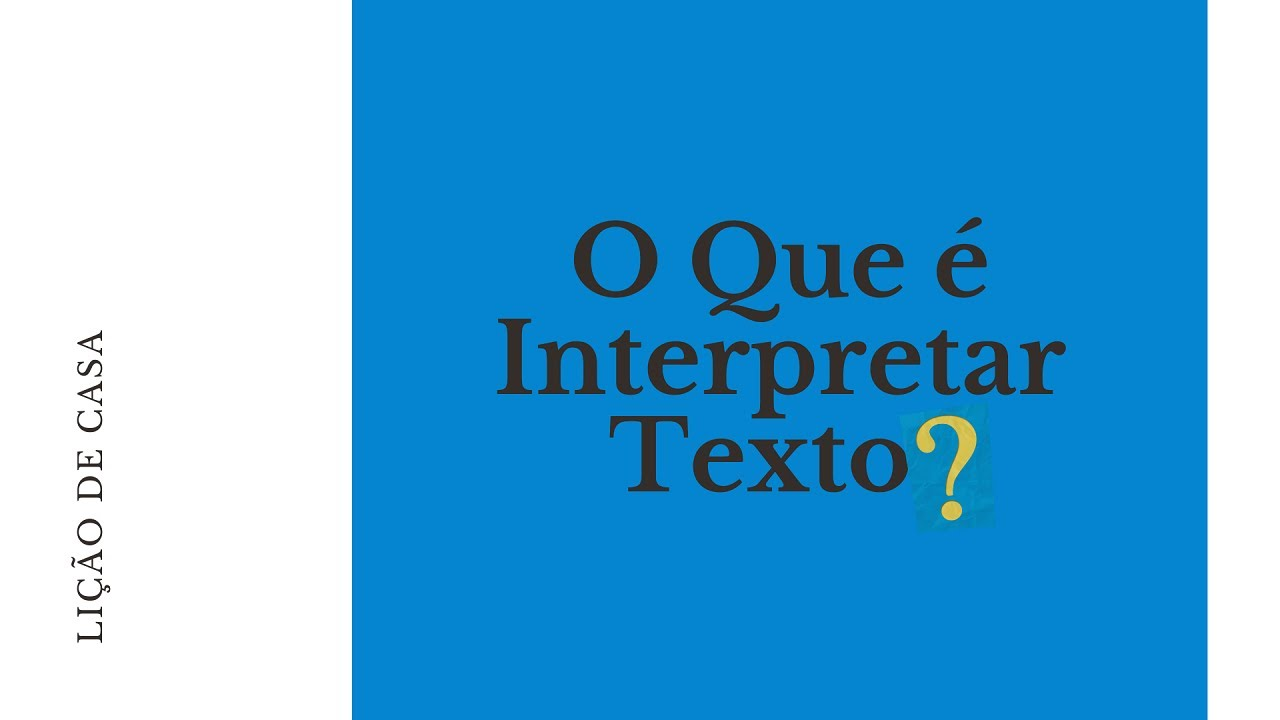
#> input picture test.jpg, 1280 x 720 px
$ python main.py
#> lines starting #> are read from the running program, lines starting #| are printed output that depends on the picture; after the words box and inside, x2 and y2 are one past the last pixel; in counts of white or black regions, pixels touching at a corner belong together
#OCR
import PIL.Image
import PIL.ImageEnhance
import PIL.ImageFilter
import pytesseract as ocr
#Referenciar exe tesseract
ocr.pytesseract.tesseract_cmd = r"C:\Program Files\Tesseract-OCR\tesseract.exe"

#Manipulação de imagem binária
fp = open("test.jpg","rb")

#Alterando imagem
img = PIL.Image.open(fp)
#> img is the input picture: PIL image 1280x720 RGB; mean R, G, B 89.5, 170, 216.8
im = img.filter(PIL.ImageFilter.MedianFilter())
enhancer = PIL.ImageEnhance.Contrast(im)
img = enhancer.enhance(2)
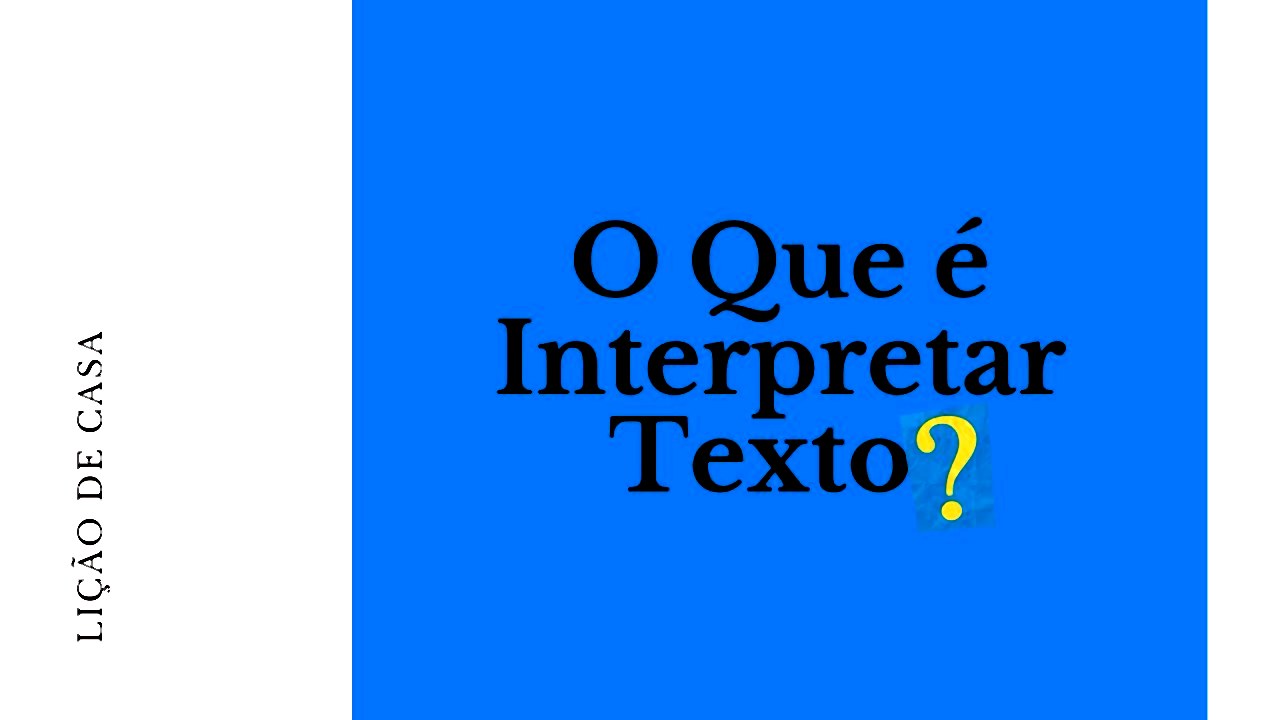
#> img: PIL image 1280x720 RGB; mean R, G, B 84.6, 157, 244.4
im = img.convert('1')
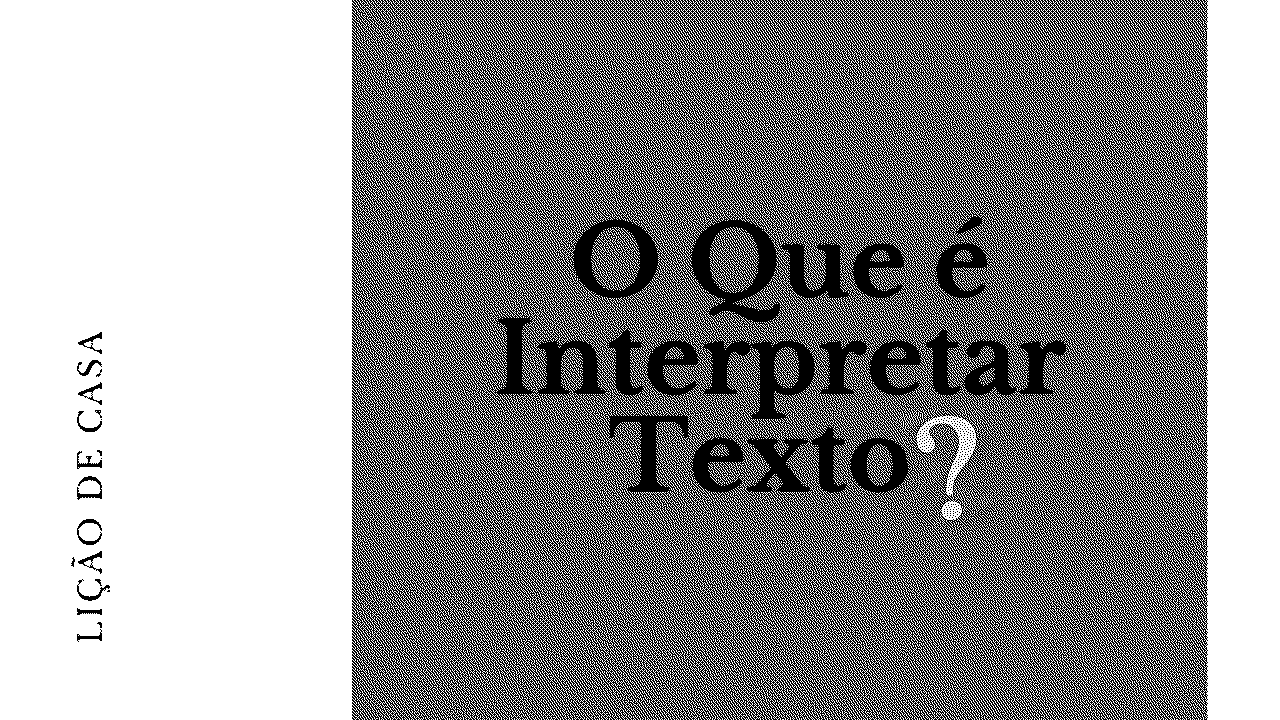
#> im: PIL image 1280x720 1; 56.8% white; black in thin lines or dots, all inside (x1, y1, x2, y2) = (71, 0, 1208, 720)

#Platagem de imagem tratada
#im.show()

#Necessário pacote de idiomas indicado pelas variáveis de ambiente do sistema
#> (the run stopped early here; a loop or call above may not have finished)
